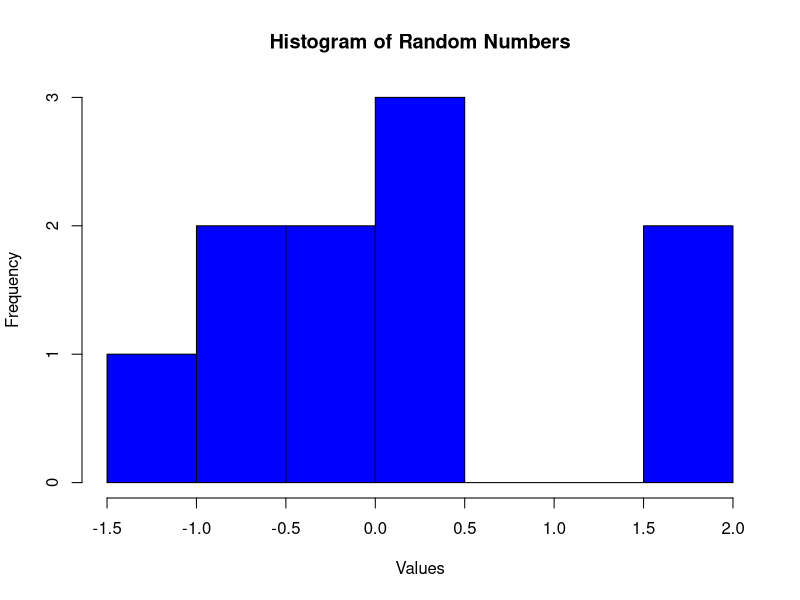
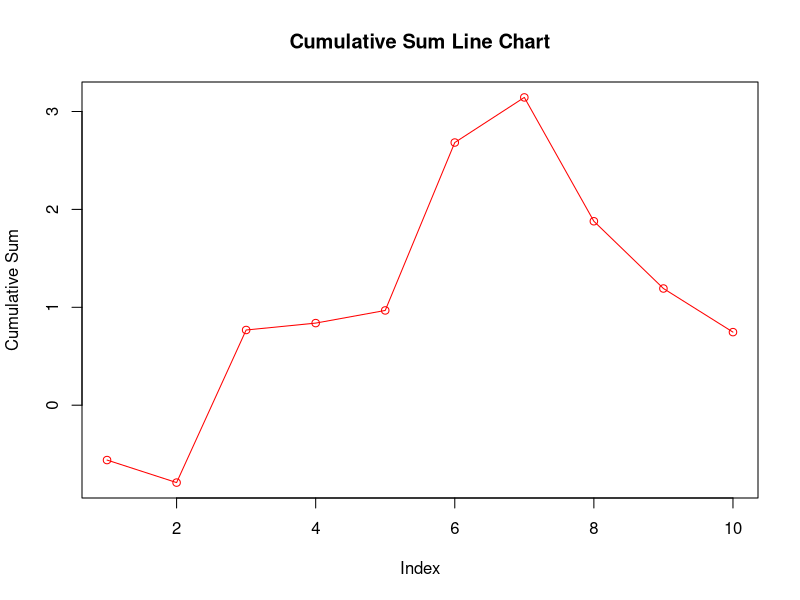

The R source for these figures, in order:
# Set seed and generate random numbers
set.seed(123)
random_numbers <- rnorm(10)
cumulative_sum <- cumsum(random_numbers)

# Print values
random_numbers
cumulative_sum

# (i) Histogram of random numbers
hist(random_numbers, col = "blue", main = "Histogram of Random Numbers",
     xlab = "Values")

# (ii) Line chart of cumulative sum
plot(cumulative_sum, type = "o", col = "red",
     xlab = "Index", ylab = "Cumulative Sum",
     main = "Cumulative Sum Line Chart")
